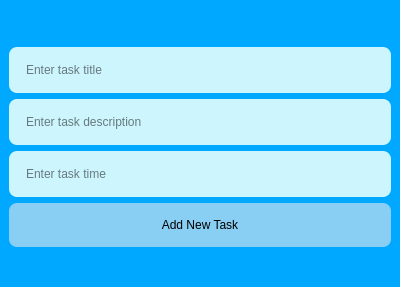
<?xml version="1.0" encoding="UTF-8"?>
<ui version="4.0">
 <class>MainWindow</class>
 <widget class="QMainWindow" name="MainWindow">
  <property name="geometry">
   <rect>
    <x>0</x>
    <y>0</y>
    <width>400</width>
    <height>287</height>
   </rect>
  </property>
  <property name="sizePolicy">
   <sizepolicy hsizetype="Preferred" vsizetype="Preferred">
    <horstretch>0</horstretch>
    <verstretch>0</verstretch>
   </sizepolicy>
  </property>
  <property name="windowTitle">
   <string>MainWindow</string>
  </property>
  <property name="styleSheet">
   <string notr="true">background-color: #00A9FF</string>
  </property>
  <widget class="QWidget" name="centralwidget">
   <layout class="QVBoxLayout" name="verticalLayout_3">
    <item>
     <layout class="QGridLayout" name="tasks_gl"/>
    </item>
    <item>
     <layout class="QVBoxLayout" name="verticalLayout_5">
      <item>
       <widget class="QLineEdit" name="title_tb">
        <property name="styleSheet">
         <string notr="true">background-color:#CDF5FD;
border-radius: 8px;
padding: 15px;
margin-top: 30px;</string>
        </property>
        <property name="text">
         <string/>
        </property>
        <property name="placeholderText">
         <string>Enter task title</string>
        </property>
       </widget>
      </item>
      <item>
       <widget class="QLineEdit" name="description_tb">
        <property name="styleSheet">
         <string notr="true">background-color:#CDF5FD;
border-radius: 8px;
padding: 15px;</string>
        </property>
        <property name="text">
         <string/>
        </property>
        <property name="placeholderText">
         <string>Enter task description</string>
        </property>
       </widget>
      </item>
      <item>
       <widget class="QLineEdit" name="time_tb">
        <property name="styleSheet">
         <string notr="true">background-color:#CDF5FD;
border-radius: 8px;
padding: 15px;</string>
        </property>
        <property name="text">
         <string/>
        </property>
        <property name="placeholderText">
         <string>Enter task time</string>
        </property>
       </widget>
      </item>
      <item>
       <widget class="QPushButton" name="add_task_btn">
        <property name="styleSheet">
         <string notr="true">background-color: #89CFF3;
border-radius: 8px;
padding: 15px;</string>
        </property>
        <property name="text">
         <string>Add New Task</string>
        </property>
       </widget>
      </item>
     </layout>
    </item>
   </layout>
  </widget>
  <widget class="QStatusBar" name="statusbar"/>
 </widget>
 <resources/>
 <connections/>
</ui>
